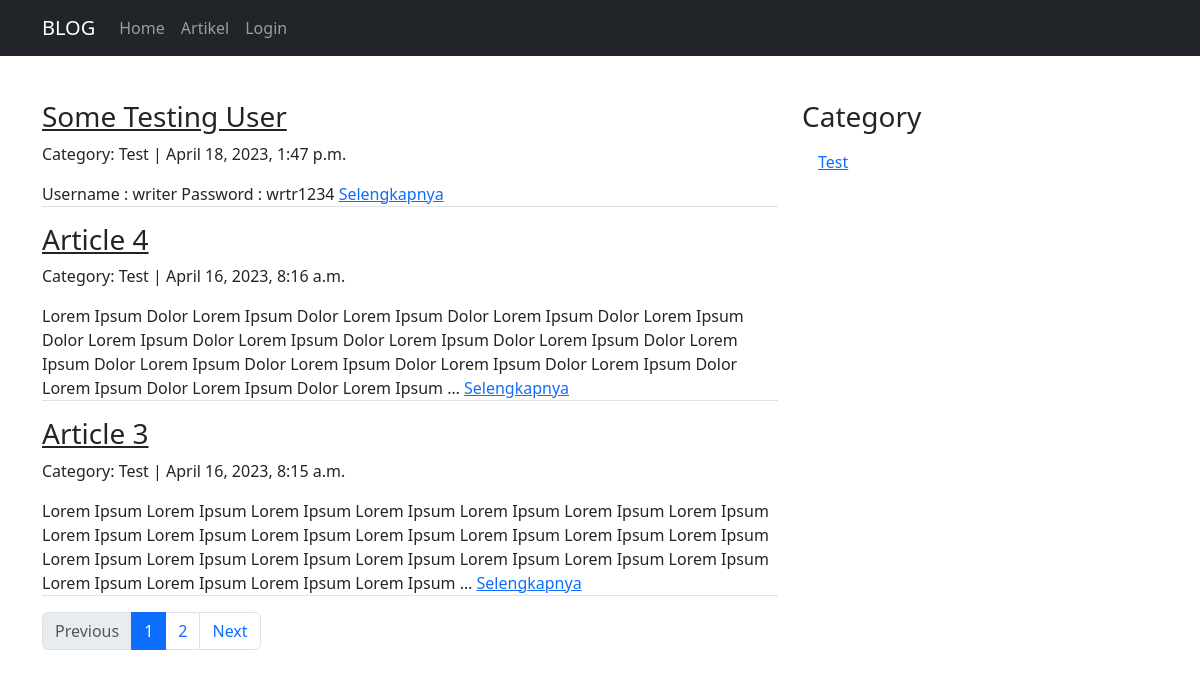
The page /article/1 on the database as committed earlier.
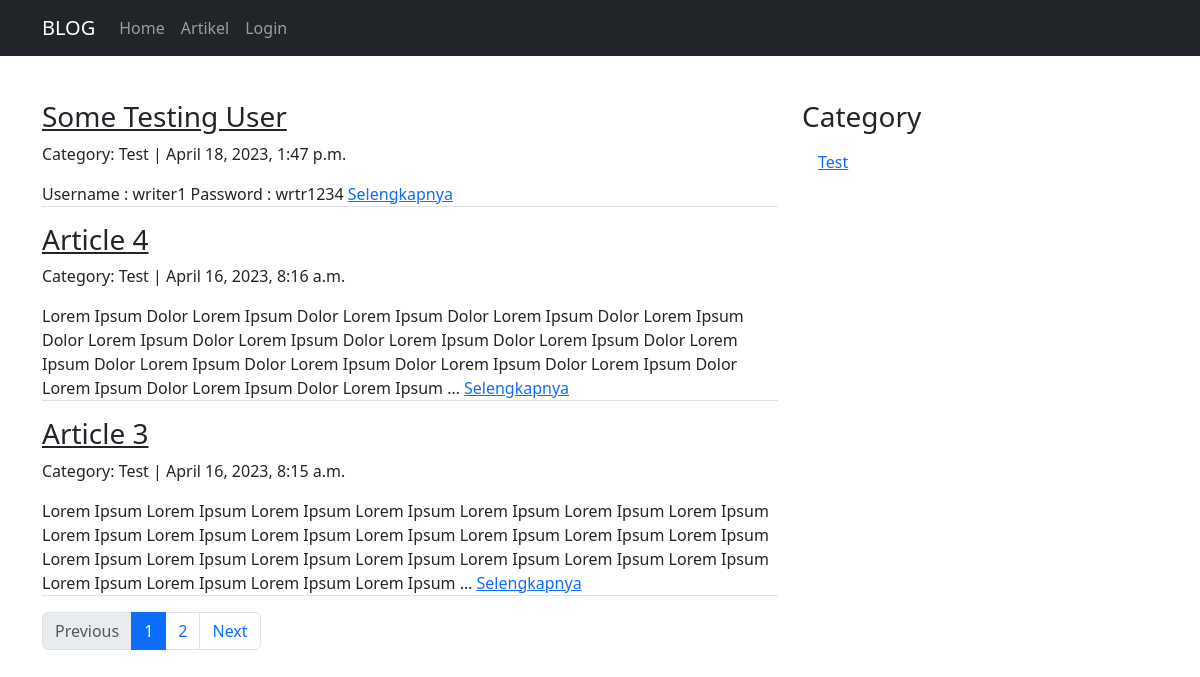
The same page on the database as committed later.
### article/models.py (models this page shows, shortened)
class Article(models.Model):
	title		= models.CharField(max_length=255)
	body 		= models.TextField()
	category_choices = [
		('Test', 'Test'),
		('News', 'News'),
		('Sport', 'Sport'),
	]
	category 	= models.CharField(
		max_length=10,
		choices=category_choices,
		default='Test'
	)
	published	= models.DateTimeField(auto_now_add=True)
	updated 	= models.DateTimeField(auto_now=True)
	slug		= models.SlugField(blank=True, editable=False)

### article/views.py (the view)
# urls.py: path('<int:page>', ArticleListView.as_view(), name='list'),
class ArticleListView(ListView):
    model = Article
    template_name = "article/article_list.html"
    context_object_name = 'article_list'
    ordering = ['-published']
    paginate_by = 3
    def get_context_data(self,*args,**kwargs):
    	category_list = self.model.objects.values_list('category', flat=True).distinct()
    	self.kwargs.update({'category_list':category_list})
    	kwargs = self.kwargs
    	return super().get_context_data(*args,**kwargs)

### article/templates/article/article_list.html (shortened to what this page needs)
{% extends "base.html" %}
{% block contents %}
<div class="row">
	<div class="col-md-8">
			{% for article in article_list %}
				<h3><a class="text-dark" href="{% url 'article:detail' article.slug %}">{{article.title}}</a></h3>
				<p>Category: {{article.category}} | {{article.published}}</p>
				<p class="border-bottom">{{article.body|truncatewords:50}} <a href="{% url 'article:detail' article.slug %}">Selengkapnya</a></p>
			{% endfor %}
			{% if is_paginated %}
			<nav aria-label="articlePage">
			  <ul class="pagination">
			    {% if page_obj.has_previous %}
			    	<li class="page-item">
				      <a class="page-link" href="{% url 'article:list' page_obj.previous_page_number%}">Previous</a>
				    </li>
				{% else %}
					<li class="page-item disabled">
				      <a class="page-link" href="#" tabindex="-1" aria-disabled="true">Previous</a>
				    </li>
			    {% endif %}
			    {% for page in paginator.page_range %}
			    	{% if page is page_obj.number %}
			    	<li class="page-item active" aria-current="page">
			    		<span class="page-link" href="#">{{page}}</span>
			    	</li>
			    	{% else %}
			    	<li class="page-item">
			    		<a class="page-link" href="{% url 'article:list' page %}">{{page}}</a>
			    	</li>
			    	{% endif %}
			    {% endfor %}
			    {% if page_obj.has_next %}
			    	<li class="page-item">
				      <a class="page-link" href="{% url 'article:list' page_obj.next_page_number%}">Next</a>
				    </li>
				{% else %}
					<li class="page-item disabled">
				      <a class="page-link" href="#" tabindex="-1" aria-disabled="true">Next</a>
				    </li>
			    {% endif %}
			  </ul>
			</nav>
			{% endif %}
	</div>
	<div class="col-sm">
		<h3>Category</h3>
		<ul class="list-group list-group-flush">
		  	{% for category in category_list %}
		  		<li class="list-group-item"><a href="{% url 'article:category' category 1 %}">{{category}}</a></li>
		  	{% endfor %}
		</ul>
	</div>
</div>
{% endblock contents %}

Rows that differ between the two databases and show on the page:
changed Article "Some Testing User": body "Username : writer Password : wrtr1234" → "Username : writer1 Password : wrtr1234"
